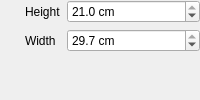
               <widget class="QWidget" name="sheetFigureSizeWidget" native="true">
                <layout class="QFormLayout" name="formLayout_2">
                 <property name="leftMargin">
                  <number>25</number>
                 </property>
                 <property name="topMargin">
                  <number>0</number>
                 </property>
                 <property name="rightMargin">
                  <number>0</number>
                 </property>
                 <property name="bottomMargin">
                  <number>0</number>
                 </property>
                 <item row="0" column="0">
                  <widget class="QLabel" name="label_4">
                   <property name="text">
                    <string>Height</string>
                   </property>
                  </widget>
                 </item>
                 <item row="0" column="1">
                  <widget class="QDoubleSpinBox" name="sheetFigureHeight">
                   <property name="maximumSize">
                    <size>
                     <width>16777215</width>
                     <height>16777215</height>
                    </size>
                   </property>
                   <property name="suffix">
                    <string> cm</string>
                   </property>
                   <property name="decimals">
                    <number>1</number>
                   </property>
                   <property name="minimum">
                    <double>10.000000000000000</double>
                   </property>
                   <property name="maximum">
                    <double>21.000000000000000</double>
                   </property>
                   <property name="singleStep">
                    <double>0.500000000000000</double>
                   </property>
                   <property name="value">
                    <double>21.000000000000000</double>
                   </property>
                  </widget>
                 </item>
                 <item row="1" column="0">
                  <widget class="QLabel" name="label_5">
                   <property name="text">
                    <string>Width</string>
                   </property>
                  </widget>
                 </item>
                 <item row="1" column="1">
                  <widget class="QDoubleSpinBox" name="sheetFigureWidth">
                   <property name="maximumSize">
                    <size>
                     <width>16777215</width>
                     <height>16777215</height>
                    </size>
                   </property>
                   <property name="suffix">
                    <string> cm</string>
                   </property>
                   <property name="decimals">
                    <number>1</number>
                   </property>
                   <property name="minimum">
                    <double>10.000000000000000</double>
                   </property>
                   <property name="maximum">
                    <double>29.699999999999999</double>
                   </property>
                   <property name="singleStep">
                    <double>0.500000000000000</double>
                   </property>
                   <property name="value">
                    <double>29.699999999999999</double>
                   </property>
                  </widget>
                 </item>
                </layout>
               </widget>
